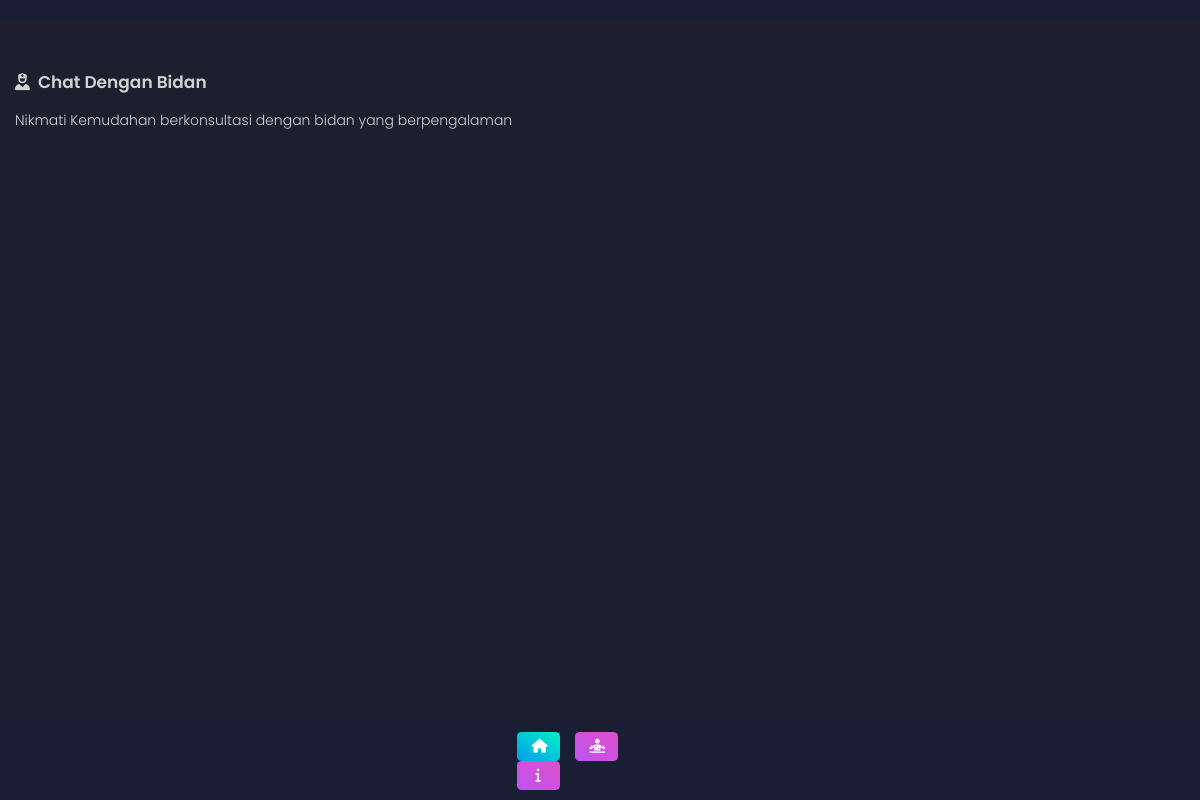
The page /index.php/c_index/chat_bidan on the database as committed earlier.
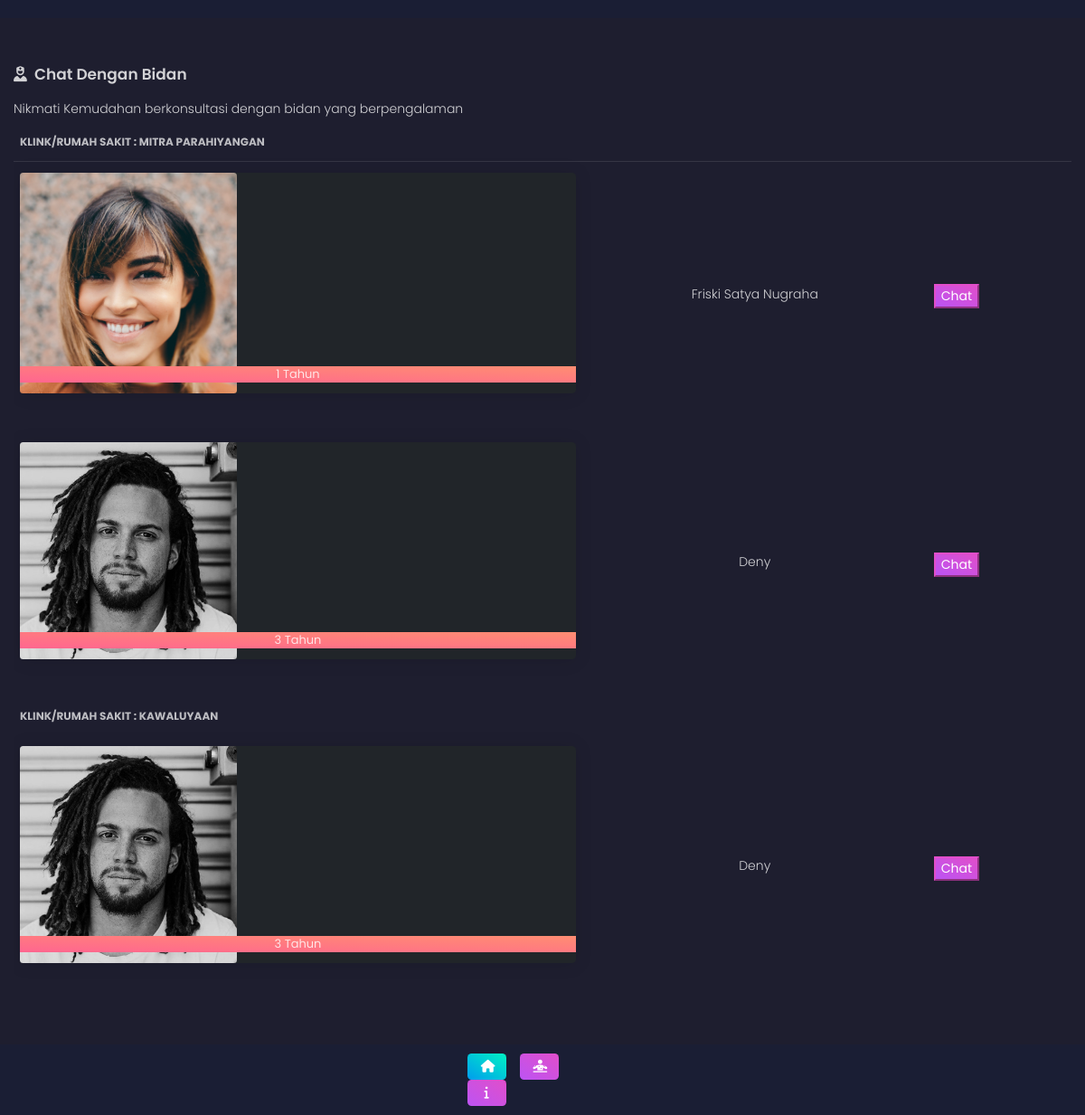
The same page on the database as committed later.
### tables this page shows
CREATE TABLE `t_klinik` (
  `id_klinik` int(11) NOT NULL,
  `nama_klinik` varchar(500) NOT NULL,
  `alamat_klinik` varchar(2000) NOT NULL,
  `telp_klinik` varchar(2000) NOT NULL,
  `keterangan` varchar(2000) NOT NULL,
  `status` int(11) NOT NULL DEFAULT 0
);

CREATE TABLE `t_bidan` (
  `id_bidan` int(11) NOT NULL,
  `nama_bidan` varchar(500) NOT NULL,
  `gelar` varchar(2000) NOT NULL,
  `alamat_bidan` varchar(2000) NOT NULL,
  `telp_bidan` varchar(2000) NOT NULL,
  `mulai_bekerja` date DEFAULT NULL,
  `img_profile` varchar(2000) NOT NULL
);

### application/libraries/Template.php (called while the page is built)
<?php if ( ! defined('BASEPATH')) exit('No direct script access allowed');
class Template {
	var $template_data = array();
	function set($name, $value)
	{
		$this->template_data[$name] = $value;
	}
	function load($template = '', $view = '', $view_data = array(), $return = FALSE)
	{
		$this->CI =& get_instance();
		$this->set('contents', $this->CI->load->view($view, $view_data, TRUE));
		return $this->CI->load->view($template, $this->template_data, $return);
	}
}

### application/controllers/C_index.php (called while the page is built, shortened)
<?php
class C_index extends CI_Controller {
    public function chat_bidan()
	{
        $data['rs_bidan'] = $this->M_bidan->getAllBidan();
        $data['rs_klinik'] = $this->M_klinik->getAllKlinik();
		$this->template->load('static','chat_bidan',$data);
	}
}

### index.php (called while the page is built, shortened)
<?php
require_once BASEPATH.'core/CodeIgniter.php';

### application/models/M_klinik.php (called while the page is built, shortened)
<?php
class M_klinik extends CI_Model {
	public function getAllKlinik()
	{
		return $this->db->get('t_klinik')->result();
	}
}

### application/views/chat_bidan.php (the view)
<div class="container-fluid">
    <h4 class="title"><i class="fas fa-user-nurse"></i>&nbsp Chat Dengan Bidan</h4>
    <p>Nikmati Kemudahan berkonsultasi dengan bidan yang berpengalaman</p>
    <div class="table-responsive">
        <table class="table table-shopping">
            <?php
            foreach($rs_klinik as $klinik){
            ?>
            <thead>
                <tr>
                    <th class="text-left" colspan="3">Klink/Rumah Sakit : <?=$klinik->nama_klinik?></th>
                </tr>
            </thead>
            <tbody>
                <?php
                $query_anggota = $this->db->query("
                    SELECT
                        tb.id_bidan,
                        tb.nama_bidan,
                        tb.mulai_bekerja,
                        tb.img_profile
                    FROM
                        t_klinik_anggota tka,
                        t_bidan tb
                    WHERE
                        tka.id_klinik = '$klinik->id_klinik'
                        AND tka.id_bidan = tb.id_bidan
                ")->result();
                foreach($query_anggota as $bidan){
                    $awal  = date_create($bidan->mulai_bekerja);
                    $akhir = date_create();
                    $diff  = date_diff( $awal, $akhir );
                ?>
                <tr>
                    <td>
                        <div class="img-container">
                            <div class="card bg-dark text-white">
                                <img class="card-img" src="<?= base_url()?>/assets/img/<?=$bidan->img_profile?>" alt="bidan"
                                    style="width: 15rem;">
                                <div class="card-img-overlay d-flex h-10 flex-column justify-content-end p-0">
                                    <h5 class="card-title text-center btn-warning"><?= $diff->y?> Tahun</h5>
                                </div>
                            </div>
                        </div>
                    </td>
                    <td>
                        <p class="text-center text-capitalize"><?=$bidan->nama_bidan?></p>
                    </td>
                    <td>
                        <button class="btn-xm btn-primary">Chat</button>
                    </td>
                </tr>
                <?php } ?>
            </tbody>
            <?php } ?>
        </table>
    </div>
</div>

### application/views/static.php (shortened to what this page needs)
<!DOCTYPE html>
<html lang="en">
<head>
    <link href="<?= base_url()?>/assets/css/nucleo-icons.css" rel="stylesheet" />
    <link href="<?= base_url()?>/assets/css/black-dashboard.css?v=1.0.0" rel="stylesheet" />
    <link href="<?= base_url()?>/assets/demo/demo.css" rel="stylesheet" />
</head>
<body class="">
    <nav class="navbar fixed-top navbar-light" style="color:#fff;">
    </nav>
    <div style="padding-top:70px;padding-bottom:100px;">
        <?= $contents?>
    </div>
    <nav class="navbar fixed-bottom navbar-light justify-content-center" style="color:#fff;">
      <div class="row">
        <button class="btn btn-success btn-sm col-3">
          <i class="fas fa-home"></i></i> <span class="reactive-mobile"><sub>Beranda</sub></span>
        </button>
        <button class="btn btn-primary btn-sm col-3">
          <i class="fas fa-diagnoses"></i></i> <span class="reactive-mobile"><sub>Profile Kehamilan</sub></span>
        </button>
        <button class="btn btn-primary btn-sm col-3">
          <i class="fas fa-info"></i></i> <span class="reactive-mobile"><sub>Tentang</sub></span>
        </button>
      </div>
    </nav>
</body>
</html>

Rows that differ between the two databases and show on the page:
added t_klinik: nama_klinik "MITRA PARAHIYANGAN"
added t_bidan: img_profile (picture), mulai_bekerja "1", nama_bidan "Friski Satya Nugraha", shown under "MITRA PARAHIYANGAN"
added t_bidan: img_profile (picture), mulai_bekerja "3", nama_bidan "Deny"
added t_klinik: nama_klinik "KAWALUYAAN"
